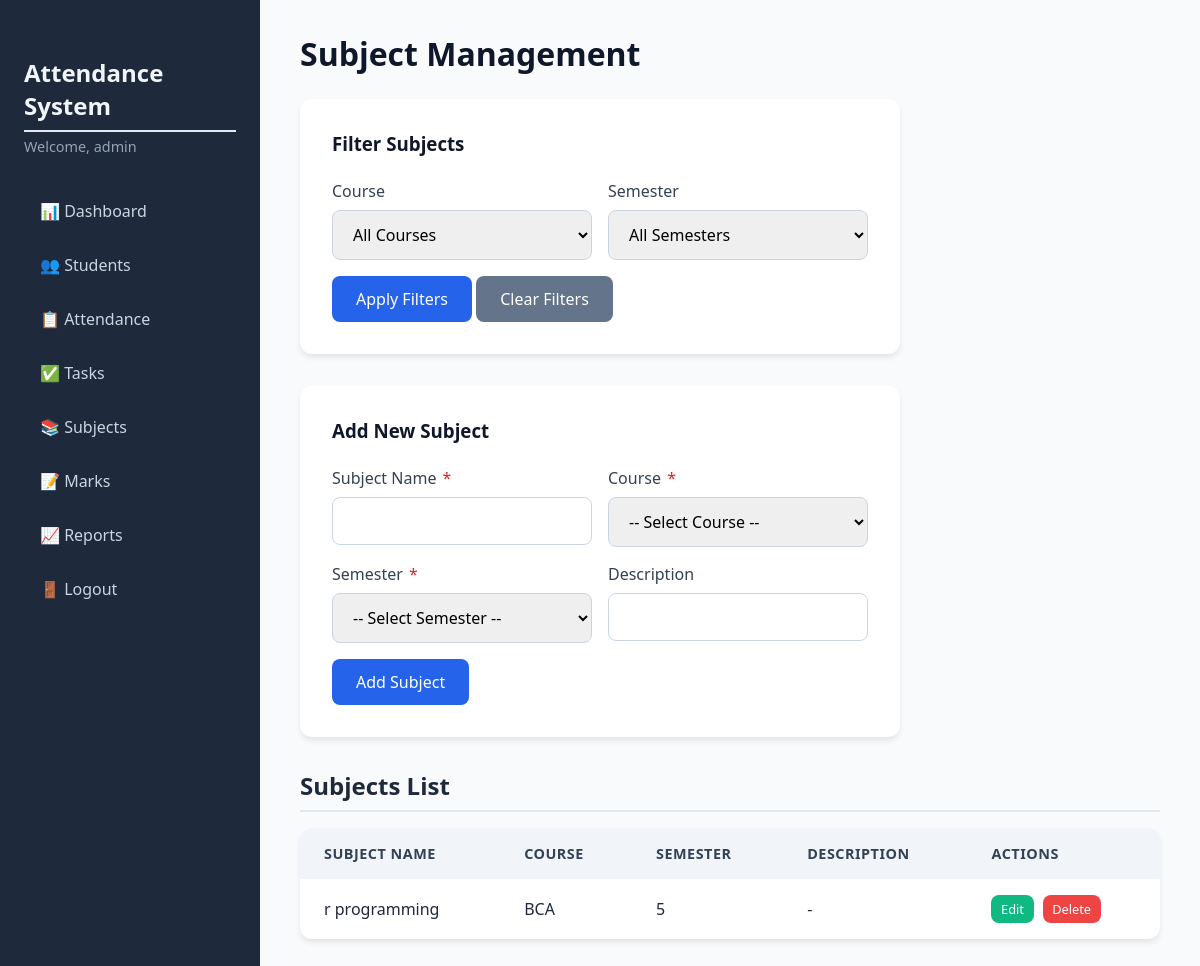
Before: /subjects (signed in) with the older database file.
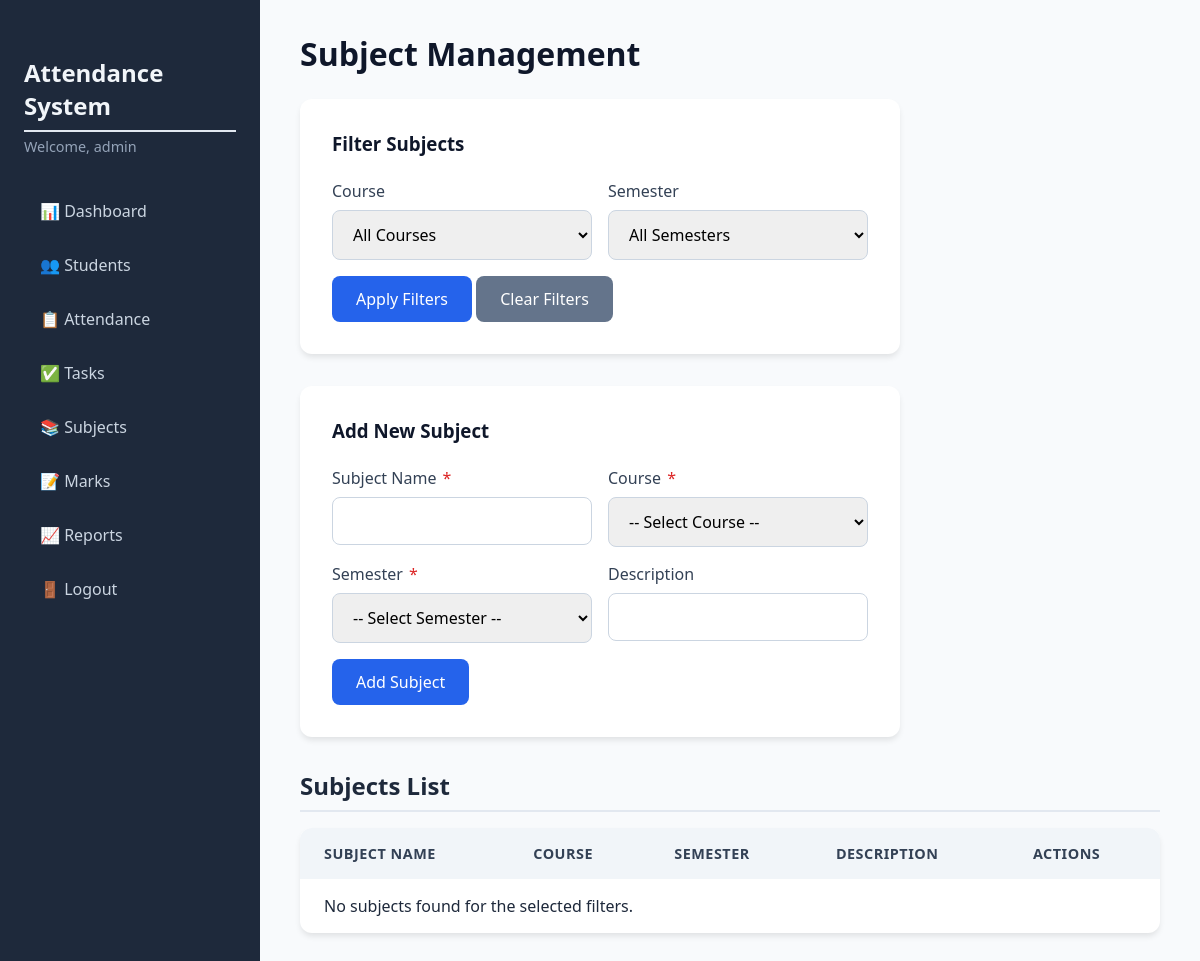
After: the same page with the newer database file.
### tables this page shows
CREATE TABLE subjects (
                id INTEGER PRIMARY KEY AUTOINCREMENT,
                name TEXT NOT NULL,
                course TEXT,
                semester INTEGER,
                description TEXT
            );

### app.py (the view, shortened to what this page needs)
@app.route('/subjects', methods=['GET', 'POST'])
@login_required
def subjects():
    db = get_db()
    filter_course = request.args.get('course', '')
    filter_semester = request.args.get('semester', '')
    query = "SELECT * FROM subjects"
    params = []
    conditions = []
    if filter_course:
        conditions.append("course = ?")
        params.append(filter_course)
    if filter_semester:
        conditions.append("semester = ?")
        params.append(filter_semester)
    if conditions:
        query += " WHERE " + " AND ".join(conditions)
    query += " ORDER BY course, semester, name"
    subjects_list = db.execute(query, params).fetchall()
    courses = ['BCom', 'BCA', 'BBA', 'BSc']
    semesters = list(range(1, 9))
    return render_template('subjects.html',
                           subjects=subjects_list,
                           courses=courses,
                           semesters=semesters,
                           filter_course=filter_course,
                           filter_semester=filter_semester)

### app.py (called while the page is built)
def get_db():
    db = getattr(g, '_database', None)
    if db is None:
        db = g._database = sqlite3.connect(DATABASE)
        db.row_factory = sqlite3.Row
    return db

@app.teardown_appcontext
def close_connection(exception):
    db = getattr(g, '_database', None)
    if db is not None:
        db.close()

def login_required(f):
    @wraps(f)
    def decorated_function(*args, **kwargs):
        if 'admin_id' not in session:
            flash('Please log in to access this page.', 'warning')
            return redirect(url_for('login'))
        return f(*args, **kwargs)
    return decorated_function

### templates/subjects.html (shortened to what this page needs)
{% extends "base.html" %}
{% block content %}
<h1>Subject Management</h1>
<div class="form-card">
    <h3>Filter Subjects</h3>
    <form method="GET" action="{{ url_for('subjects') }}">
        <div class="form-row">
            <div class="form-group half">
                <label for="filter_course">Course</label>
                <select id="filter_course" name="course">
                    <option value="">All Courses</option>
                </select>
            </div>
            <div class="form-group half">
                <label for="filter_semester">Semester</label>
                <select id="filter_semester" name="semester">
                    <option value="">All Semesters</option>
                </select>
            </div>
        </div>
        <button type="submit" class="btn btn-primary">Apply Filters</button>
        <a href="{{ url_for('subjects') }}" class="btn btn-secondary">Clear Filters</a>
    </form>
</div>
<div class="form-card">
    <h3>Add New Subject</h3>
    <form method="POST" action="{{ url_for('subjects') }}">
        <div class="form-row">
            <div class="form-group half">
                <label for="name">Subject Name <span class="required">*</span></label>
                <input type="text" id="name" name="name" required>
            </div>
            <div class="form-group half">
                <label for="course">Course <span class="required">*</span></label>
                <select id="course" name="course" required>
                    <option value="">-- Select Course --</option>
                </select>
            </div>
        </div>
        <div class="form-row">
            <div class="form-group half">
                <label for="semester">Semester <span class="required">*</span></label>
                <select id="semester" name="semester" required>
                    <option value="">-- Select Semester --</option>
                </select>
            </div>
            <div class="form-group half">
                <label for="description">Description</label>
                <input type="text" id="description" name="description">
            </div>
        </div>
        <button type="submit" class="btn btn-primary">Add Subject</button>
    </form>
</div>
<h2>Subjects List</h2>
<div class="table-responsive">
    <table class="table">
        <thead>
            <tr>
                <th>Subject Name</th>
                <th>Course</th>
                <th>Semester</th>
                <th>Description</th>
                <th>Actions</th>
            </tr>
        </thead>
        <tbody>
            {% for subject in subjects %}
            <tr>
                <td>{{ subject.name }}</td>
                <td>{{ subject.course }}</td>
                <td>{{ subject.semester }}</td>
                <td>{{ subject.description or '-' }}</td>
                <td>
                    <button class="btn btn-sm btn-edit"
                        onclick='openEditSubjectModal({{ subject.id }}, {{ subject.name|tojson }}, {{ subject.course|tojson }}, {{ subject.semester }}, {{ subject.description|tojson }})'>
                        Edit
                    </button>
                    <form method="POST" action="{{ url_for('delete_subject', id=subject.id) }}" style="display:inline;"
                        onsubmit="return confirm('Delete this subject? All associated marks will also be deleted.');">
                        <button type="submit" class="btn btn-sm btn-delete">Delete</button>
                    </form>
                </td>
            </tr>
            {% else %}
            <tr>
                <td colspan="5">No subjects found for the selected filters.</td>
            </tr>
            {% endfor %}
        </tbody>
    </table>
</div>
{% endblock %}

Changed rows visible on the page:
removed subjects: name "r programming", course "BCA", semester "5", description "-"
Other visible differences:
text now shown: "No subjects found for the selected filters."
